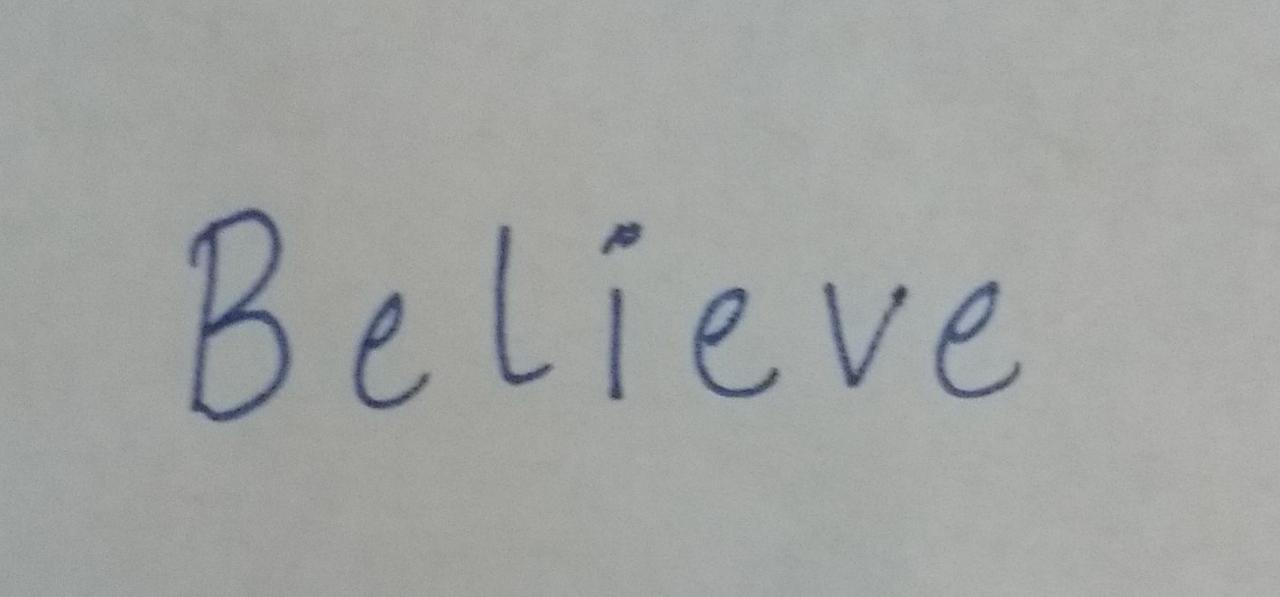
#> input picture dataset/test_image_1.jpeg, 1280 x 597 px
$ jupyter execute --allow-errors tcs_rio_ML.ipynb   (shell and % lines are left out)
#> lines starting #> are read from the running program, lines starting #| are printed output that depends on the picture; after the words box and inside, x2 and y2 are one past the last pixel; in counts of white or black regions, pixels touching at a corner belong together
# TCS RIO 125
# Name of the student: MONISH V S
# Project: Automate extraction of handwritten text from an image
# Name of the organisation: TCS ION
# Name of  the Industry mentor: Snehal Tandel
# Name of the Institution: Government College of Engineering,Erode

# using pytesseract

from PIL import Image
file_name='dataset/test_image_1.png'
img = Image.open(file_name)
img

## Importing the image

[cell 1]
from PIL import Image
file_name='dataset/test_image_1.jpeg'
img = Image.open(file_name)
#> img is the input picture: PIL image 1280x597 RGB; mean R, G, B 162.1, 164.3, 162.4
img

## preprocessing the image

[cell 2]
import cv2
import numpy as np
import pytesseract

img = cv2.imread(file_name)
#> img: shape (597, 1280, 3)

# get grayscale image
def get_grayscale(image):
    return cv2.cvtColor(image, cv2.COLOR_BGR2GRAY)

# noise removal
def remove_noise(image):
    return cv2.medianBlur(image,3)

#thresholding
def thresholding(image):
    return cv2.threshold(image, 0, 255, cv2.THRESH_BINARY + cv2.THRESH_OTSU)[1]
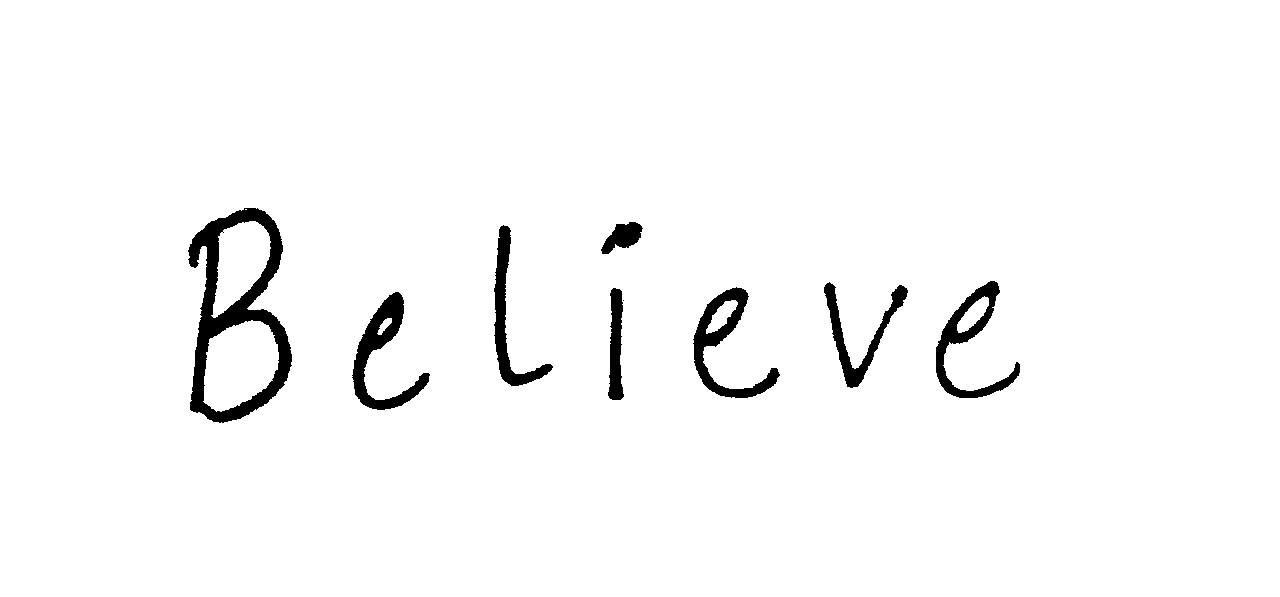
#> returned value: shape (597, 1280); 97.2% white; 9 black regions (1 under 20 px), largest, box (x1, y1, x2, y2) and area: (188, 208, 292, 423) 7317, (352, 292, 430, 410) 2750, (693, 287, 780, 398) 2607

#dilation
def dilate(image):
    kernel = np.ones((1,1),np.uint8)
    return cv2.dilate(image, kernel, iterations = 3)

#erosion
def erode(image):
    kernel = np.ones((1,1),np.uint8)
    return cv2.erode(image, kernel, iterations = 3)

#opening - erosion followed by dilation
def opening(image):
    kernel = np.ones((1,1),np.uint8)
    return cv2.morphologyEx(image, cv2.MORPH_OPEN, kernel)

def deskew(image):
    coords = np.column_stack(np.where(image > 0))
#> coords = 742914 pairs, first value 0 to 596, second value 0 to 1279
    angle = cv2.minAreaRect(coords)[-1]
#> angle = -90
    if angle < -45:
        angle = -(90 + angle)
#> angle = 0
    else:
        angle = -angle
    (h, w) = image.shape[:2]
#> h = 597; w = 1280
    center = (w // 2, h // 2)
#> center = (640, 298)
    M = cv2.getRotationMatrix2D(center, angle, 1.0)
#> M = [[1, 0, 0], [0, 1, 0]]
    rotated = cv2.warpAffine(image, M, (w, h), flags=cv2.INTER_CUBIC, borderMode=cv2.BORDER_REPLICATE)
    return rotated

## calling preprocessing functions

[cell 3]
gray = get_grayscale(img)
ero = erode(gray)
dil = dilate(ero)
open = opening(dil)
thresh = thresholding(open)
desk = deskew(thresh)

##   printing the result text from image

[cell 4]
print("-----------------------------------------------------------------------------------------------------------------------------")
print ("The Recognized Text From The Input Image Is:")
print("-----------------------------------------------------------------------------------------------------------------------------\n\n")
image = Image.open(file_name)
image = image.resize((300,150))
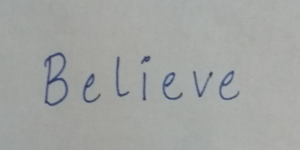
#> image: PIL image 300x150 RGB; mean R, G, B 162.1, 164.3, 162.4
custom_config = r'-l eng --oem 3 --psm 6'
#> (the rest of this cell did not finish here and is left out)

$ run again, with dataset/test_image_5.png saved as dataset/test_image_1.jpeg
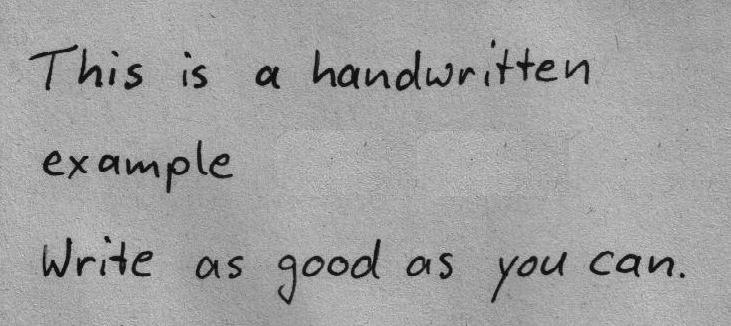
#> input picture dataset/test_image_5.png, 731 x 326 px
#> img is the input picture: PIL image 731x326 RGB; min 0, max 230, mean 161.1
#> in thresholding, `return cv2.threshold(image, 0, 255, cv2.THRESH_BINARY + cv2.THRESH_OTS..`:
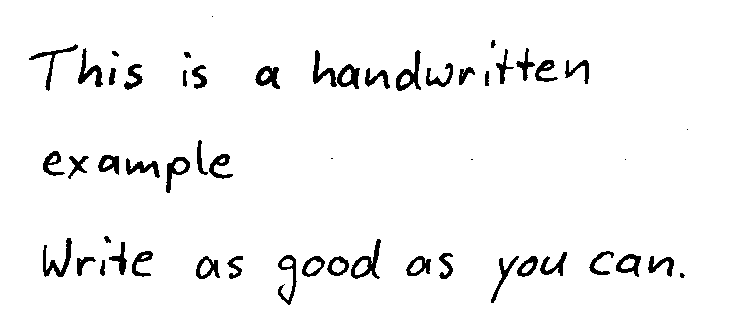
#> returned value: shape (326, 731); 95.7% white; 54 black regions (6 under 20 px), largest, box (x1, y1, x2, y2) and area: (43, 238, 72, 277) 393, (351, 239, 381, 279) 391, (396, 50, 421, 91) 385
#> coords = 228021 pairs, first value 0 to 325, second value 0 to 730
#> in deskew, `angle = cv2.minAreaRect(coords)[-1]`: angle = -90
#> in deskew, `angle = -(90 + angle)`: angle = 0
#> M = [[1, 0, 0], [0, 1, 0]]
#> `image = image.resize((300,150))`:
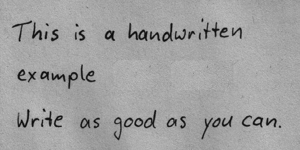
#> image: PIL image 300x150 RGB; min 7, max 192, mean 161.1
